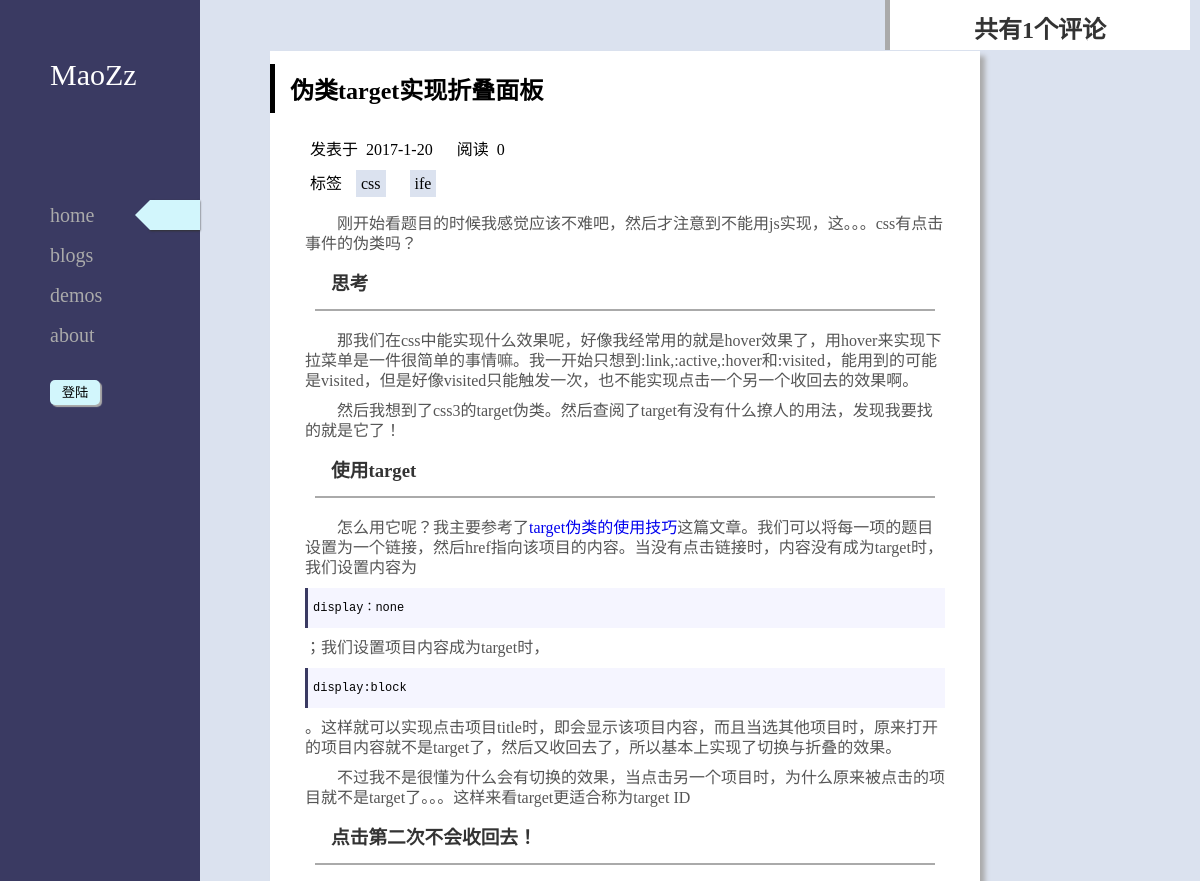
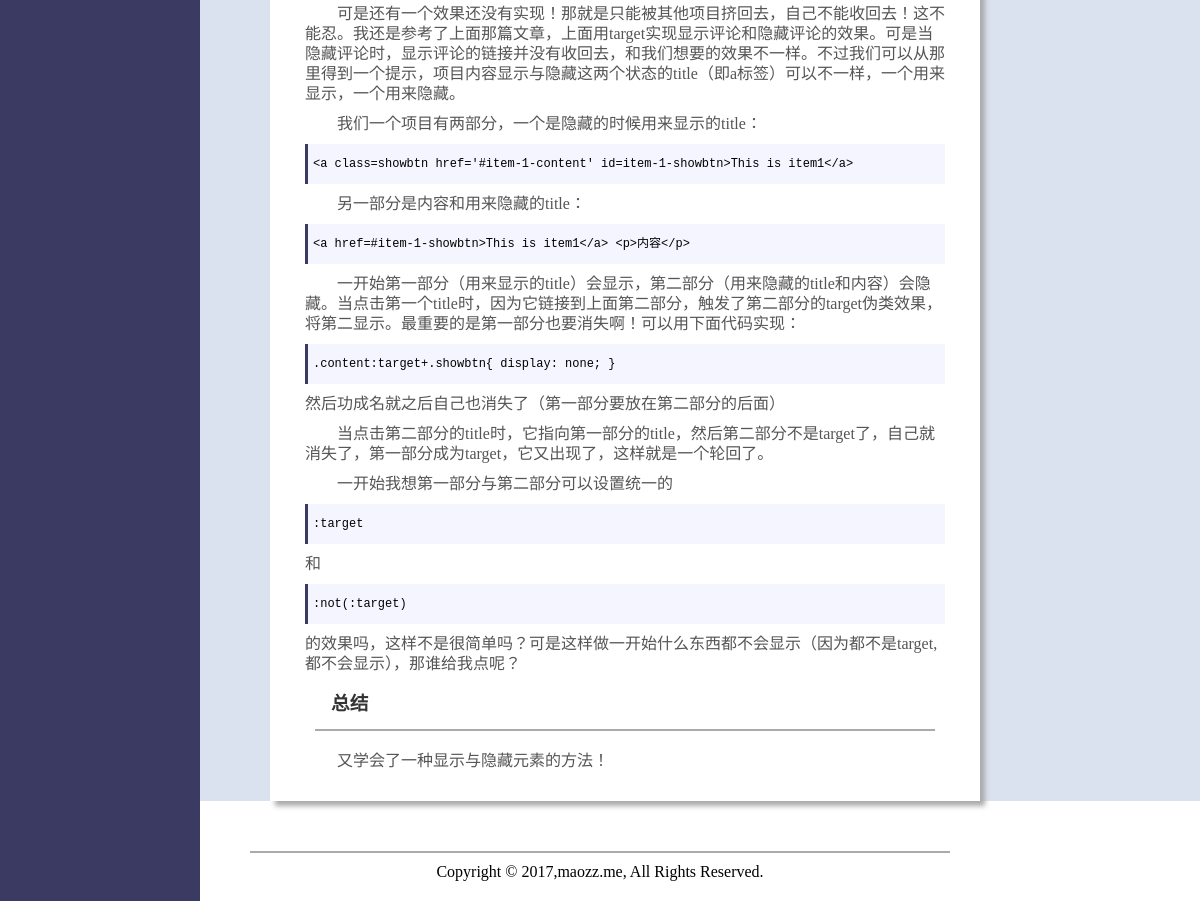
/detail/3, run on the app's committed database (2 pictures, top to bottom).
### blog/models.py (models this page shows, shortened)
class Post(models.Model):
  title = models.CharField(max_length=30)
  publish_time = models.DateTimeField('Date Published')
  intro = models.TextField()
  view = models.IntegerField(default=0)
  tags = models.ManyToManyField(Tag)

class Tag(models.Model):
  name = models.CharField(max_length=10)
  def __str__(self):
    return self.name

class Blog(Post):
  content = models.TextField()

### blog/views.py (the view)
# urls.py: url(r'^detail/(\d+)/?$',views.detail,name='detail'),
def detail(rq,id):
    islogin,username = validate(rq)
    try:
        post=Blog.objects.get(id=id)
        post.content = markdown(post.content)
        remarks = BlogRemark.objects.filter(blog_id=id)
        if islogin:
            rq.session['blog_id'] = id
        rp = render(rq,'blog.html',{'remarks':remarks,'blog': post,'islogin': islogin,'username': username})
        rp.set_cookie('page','999');
        return rp
    except Blog.DoesNotExist as err:
        try:
            post = Demo.objects.get(id=id)
            remarks = DemoRemark.objects.filter(demo_id=id)
            if islogin:
                 rq.session['demo_id'] = id
            rp = render(rq,'demo.html',{'demo': post,'remarks': remarks})
            rp.set_cookie('page','999');
            return rp
        except Demo.DoesNotExist as err:
            return HttpResponse(status=404)

### blog/views.py (called while the page is built)
def validate(rq):
    username = rq.session.get('username',False)
    islogin = False
    if username:
        islogin = True
    return islogin,username

### blog/templates/blog.html (shortened to what this page needs)
<!DOCTYPE html>
<html lang="en">
<head>
  {% load static %}
  <link href="{% static 'blog/css/base.css' %}" rel="stylesheet">
  <link href="{% static 'blog/css/blog.css' %}" rel="stylesheet">
  <link href="{% static 'blog/css/remark.css' %}" rel="stylesheet">
</head>
<body>
{% include 'common/nav.html' %}
<div class="container">
  <div class="blog">
    <h2>{{ blog.title }}</h2>
    <div class="msg">
      <span class="publish-date">发表于&nbsp&nbsp{{ blog.publish_time | date:'Y-g-j' }}</span>
      <span class="view">阅读&nbsp&nbsp{{ blog.view }}</span>
      <div class="tags">
        <span>标签</span>
        {% for tag in blog.tags.all %}
        <span class="tag">{{ tag }}</span>
        {% endfor %}
      </div>
    </div>
    <div class="content">
    {{ blog.content | safe }}
    </div>
  </div>
</div>
{% include 'common/footer.html' %}
{% include 'common/blog_remark.html' %}
</body>
</html>

### blog/static/blog/css/base.css (style rules this page uses)
* { margin: 0; padding: 0; }
a { text-decoration: none; }
.container { margin-left: 200px; background: #dbe2ef; border-top: 1px solid transparent; }

### blog/static/blog/css/blog.css (style rules this page uses)
.blog { margin: 50px 70px; width: 670px; padding: 20px; background: #fff; box-shadow: 5px 5px 5px #aaa; }
.blog h2 { margin-bottom: 30px; position: relative; }
.blog h2::before { position: absolute; left: -20px; top: -20%; width: 5px; height: 140%; content: ''; background: #000; }
.msg { margin: 20px; }
.msg>* { margin-top: 10px; }
.publish-date { padding-bottom: 10px; margin-right: 20px; }
.tag { padding: 5px; line-height: 20px; background: #dbe2ef; margin: 0 10px; }
.blog h3 { color: #333; margin: 20px; padding-bottom: 15px; border-bottom: 2px #aaa solid; }
.blog p { margin: 10px; text-indent: 2em; color: #555; }
code { text-indent:0; border-left: #3a3a62 solid 3px; display:block; font-size:12px; font-family:Courier, Calibri,"宋体"; margin:10px 0; padding:10px 0 10px 5px; background:#f5f5ff; color:#000; }

### blog/static/blog/css/remark.css (style rules this page uses)
.content { margin: 5px; text-indent: 1em; color: #333; font-size: 16px; line-height: 20px; }

### data on the page
Post: title "伪类target实现折叠面板", publish_time "2017-1-20", view "0"
Tag: name "css"
Tag: name "ife"
Blog: content "刚开始看题目的时候我感觉应该不难吧，然后才注意到不能用js实现，这。。。css有点击事件的伪类吗？ 思考 那我们在css中能实现什么效果呢，好像我经常用的就是hover效果了，用hover来实现下拉菜单是一件很简单的事情嘛。我一开始只想到:link,:active,:hover和:visited，能用到的可能是visited，但是好像visited只能触发一次，也不能实现点击一个另一个收回去的效果啊。 然后我想到了css3的target伪类。然后查阅了target有没有什么撩人的用法，发现我要找的就是它了！ 使用target 怎么用它呢？我主要参考了 target伪类的使用技巧 这篇文章。我们可以将每一项的题目设置为一个链接，然后href指向该项目的内容。当没有点击链接时，内容没有成为target时，我们设置内容为 display：none ；我们设置项目内容成为target时， display:block 。这样就可以实现点击项目title时，即会显示该项目内容，而且当选其他项目时，原来打开的项目内容就不是target了，然后又收回去了，所以基本上实现了切换与折叠的效果。 不过我不是很懂为什么会有切换的效果，当点击另一个项目时，为什么原来被点击的项目就不是target了。。。这样来看target更适合称为target ID 点击第二次不会收回去！…"

### other printed values
{{ remarks | length }} "1"
